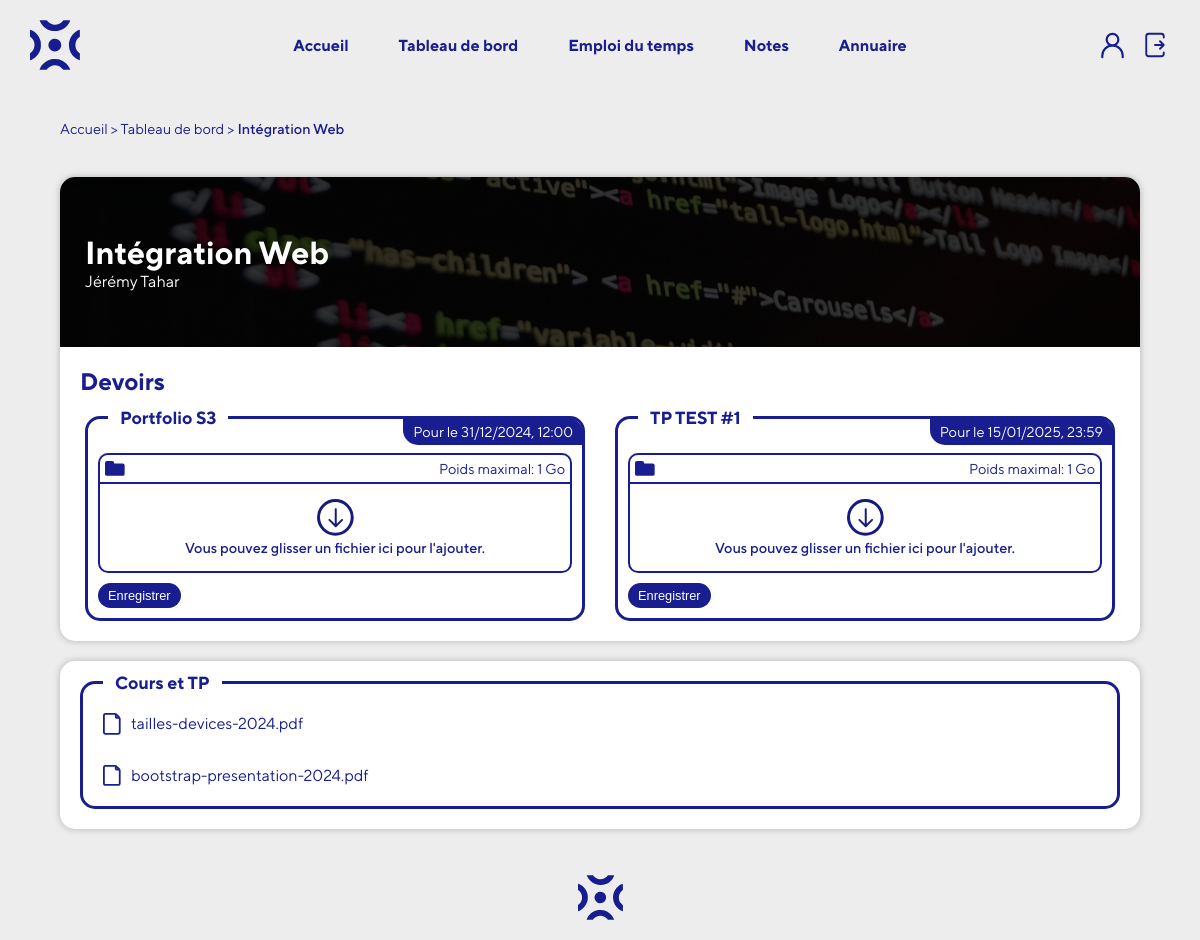
The app's page /?action=course&course_id=5 (signed in) with its own data.
### tables this page shows
CREATE TABLE `module` (
  `id_module` int NOT NULL,
  `titre` varchar(150) NOT NULL,
  `id_professeur` int NOT NULL
);

CREATE TABLE `utilisateurs` (
  `id` int NOT NULL,
  `nom` varchar(70) NOT NULL,
  `prenom` varchar(70) NOT NULL,
  `login` varchar(70) NOT NULL,
  `password` varchar(100) NOT NULL,
  `email` varchar(100) NOT NULL,
  `discord` varchar(120) DEFAULT NULL,
  `role` enum('etudiant','professeur') NOT NULL,
  `formation` enum('BUT MMI 1','BUT MMI 2','BUT MMI 3') DEFAULT NULL,
  `parcours` enum('Développement Web et Dispositifs Interactifs','Création Numérique') DEFAULT NULL
);

CREATE TABLE `devoir` (
  `id_devoir` int NOT NULL,
  `id_module` int NOT NULL,
  `titre` varchar(150) NOT NULL,
  `date` datetime NOT NULL,
  `type` enum('evaluation','depot') NOT NULL,
  `note_max` int NOT NULL
);

CREATE TABLE `cours_module` (
  `id_cours` int NOT NULL,
  `id_module` int NOT NULL,
  `nom_fichier` varchar(255) NOT NULL
);

### app/model/model.php (called while the page is built, shortened)
<?php
function dbConnect()
{
    return require 'app/config/dbconnect.php';
}
function getCourseHomeworks($courseId)
{
    try {
        $db = dbConnect();
        $query = "
        SELECT
            d.id_devoir,
            d.titre,
            d.date,
            d.id_module,
            m.titre AS module_titre
        FROM devoir d
        INNER JOIN module m ON d.id_module = m.id_module
        WHERE d.id_module = :courseId AND d.type = 'depot'
        ORDER BY d.date ASC
        ";
        $stmt = $db->prepare($query);
        $stmt->bindParam(':courseId', $courseId, PDO::PARAM_INT);
        $stmt->execute();
        $homeworks = $stmt->fetchAll(PDO::FETCH_ASSOC);
        return $homeworks;
    } catch (PDOException $e) {
        die("Erreur : " . $e->getMessage());
    }
}
function getCourse($id)
{
    try {
        $db = dbConnect();
        $query = "
        SELECT
                m.id_module,
                m.titre,
                m.id_professeur AS id_professeur,
                u.nom AS prof_nom,
                u.prenom AS prof_prenom
            FROM module m
            JOIN utilisateurs u ON m.id_professeur = u.id
            WHERE id_module = :id
        ";
        $stmt = $db->prepare($query);
        $stmt->bindParam(':id', $id, PDO::PARAM_INT);
        $stmt->execute();
        $module = $stmt->fetch(PDO::FETCH_ASSOC);
        return $module;
    } catch (PDOException $e) {
        die("Erreur : " . $e->getMessage());
    }
}
function getCourseFiles($id)
{
    try {
        $db = dbConnect();
        $query = "
        SELECT
            id_cours,
            nom_fichier
        FROM cours_module
        WHERE id_module = :id
        ";
        $stmt = $db->prepare($query);
        $stmt->bindParam(':id', $id, PDO::PARAM_INT);
        $stmt->execute();
        $files = $stmt->fetchAll(PDO::FETCH_ASSOC);
        return $files;
    } catch (PDOException $e) {
        die("Erreur : " . $e->getMessage());
    }
}

### app/view/course.php (the view, shortened to what this page needs)
<main class="course-page">
    <div class="breadcrumb">
        <a href="?action=home">Accueil</a> > <a href="?action=dashboard">Tableau de bord</a> > <span><?= $course['titre'] ?></span>
    </div>
    <div class="course">
        <div class="course-header">
            <div class="course-infos">
                <h1><?= $course['titre']; ?></h1>
                <span><?= $course['prof_prenom'] . ' ' . $course['prof_nom'] ?></span>
            </div>
            <img src="public/img/courses/<?= $courseId ?>.jpg" alt="">
        </div>
        <?php
        $uploadDir = "public/uploads/students-homework/";
        ?>
        <div class="course-deposit">
            <h2>Devoirs</h2>
            <div class="homework-items">
                <?php if (!empty($courseHomeworks)): ?>
                    <?php foreach ($courseHomeworks as $homework): ?>
                        <div class="homework-item">
                            <?php $formattedDate = date("d/m/Y, H:i", strtotime($homework['date'])); ?>
                            <h3><?= $homework['titre'] ?></h3>
                            <span class="date">Pour le <?= $formattedDate ?></span>
                            <?php
                            $homeworkDir = $uploadDir . "{$homework['id_devoir']}/";
                            ?>
                            <?php if ($_SESSION['user_role'] === 'etudiant'): ?>
                                <form action="?action=homework_upload" method="POST" enctype="multipart/form-data">
                                    <div class="homework-deposit">
                                        <div class="deposit-header">
                                            <img src="public/img/folder-blue.svg" alt="">
                                            <span>Poids maximal: 1 Go</span>
                                        </div>
                                        <?php
                                        $userHomeworkDir = $homeworkDir . $_SESSION['user_id'] . "/";
                                        $uploadedFiles = glob($userHomeworkDir . "*");
                                        ?>
                                        <div class="deposit-zone" <?php if (!empty($uploadedFiles)) echo 'style="pointer-events: none; background-color: #f0f0f0;"'; ?>>
                                            <div class="drop-icon"><img src="public/img/upload.svg" alt=""></div>
                                            <p>Vous pouvez glisser un fichier ici pour l'ajouter.</p>
                                        </div>
                                    </div>
                                    <button type="submit" id="submit-homework" <?php if (!empty($uploadedFiles)) echo 'disabled'; ?>>Enregistrer</button>
                                </form>
                            <?php endif; ?>
                        </div>
                    <?php endforeach; ?>
                <?php else: ?>
                    <p>Aucun devoir à rendre.</p>
                <?php endif; ?>
            </div>
        </div>
    </div>
    <div class="course-files">
        <?php if (!empty($courseFiles)): ?>
            <div class="files">
                <h3>Cours et TP</h3>
                <?php foreach ($courseFiles as $file): ?>
                    <div class="file">
                        <img src="public/img/file.svg" alt="">
                        <a href="public/uploads/courses-files/<?= $courseId ?>/<?= $file['nom_fichier'] ?>" download><?= $file['nom_fichier'] ?></a>
                    </div>
                <?php endforeach; ?>
            </div>
        <?php else: ?>
            <p>Aucun fichier disponible.</p>
        <?php endif; ?>
    </div>
</main>

### public/styles/style.css (style rules this page uses)
*, *::after, *::before { box-sizing: border-box; }
* { -webkit-font-smoothing: antialiased; font-synthesis: none; text-rendering: optimizeLegibility; }
html, body { overflow-x: hidden; }
body { font-family: 'TT Norms Pro', sans-serif; margin: 0; padding: 0; background-color: #EEEDED; color: #181E8F; }
h1, h2, h3, h4, h5, h6 { font-family: 'TT Norms Pro', sans-serif; margin: 0; }

### records on screen
module: titre "Intégration Web", id_professeur.prenom "Jérémy", id_professeur.nom "Tahar"
devoir: titre "Portfolio S3", date "31/12/2024, 12:00"
devoir: titre "TP TEST #1", date "15/01/2025, 23:59"
cours_module: nom_fichier "tailles-devices-2024.pdf"
cours_module: nom_fichier "bootstrap-presentation-2024.pdf"
